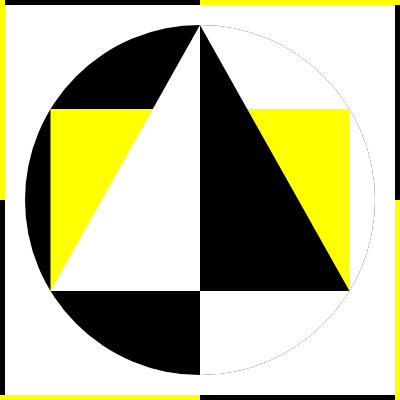
Frame 1 (no input)
Frame 60 (no input): identical to frame 1, image omitted
Frame 120 (the mouse pressed at the canvas centre since frame 60): identical to frame 1, image omitted

The p5.js sketch that drew this single still picture (run headless with seeded random() and noise() and a simulated clock; from frame 60 on, the mouse is pressed at the canvas centre):

// p5.js sketch
// ── sketch.js
function preload(){
  // preload assets
}

function setup() {
  createCanvas(400, 400);
  
}

function draw() {
  background('white');
  strokeWeight(0);
  

  //black half of circle
  fill ('black');

  circle(200, 200, 350);

  //white half of circle
  fill (255);

  arc (
    200,
    200,
    350,
    350,
    Math.PI / 180 * -90,
    Math.PI / 180 * 90,
  );


  //yellow rect
  fill('yellow');

  rect (
    50.5, 109,
    299, 182
  );

  //triangle white
  fill ('white');

  triangle (
    200, 25,
    200, 291,
    50.5, 291,
  );

  //triangle black
  fill ('black');

  triangle (
    200, 25,
    200, 291,
    349.5, 291,
  );

  //frame (with lignes)
  strokeWeight (10);
  strokeCap(SQUARE);

  //black strokes
  stroke ('black');

  //left
  line (
    0, 200,
    0, 400,
  );

  //top
  line (
    0, 0,
    400, 0,
  );
  
  //right
  line (
    400, 0,
    400, 400,
  );

  //bottom
  line (
    0, 400,
    400, 400,
  );

  



  //yellow strokes
  stroke('yellow')

  //left
  line (
    0, 0,
    0, 200,
  );

  //top
  line (
    200, 0,
    400, 0,
  );

  //right
  line (
    400, 200,
    400, 400,
  );

  //bottomn
  line (
    0, 400,
    200, 400,
  );
  
}

 








  



 
